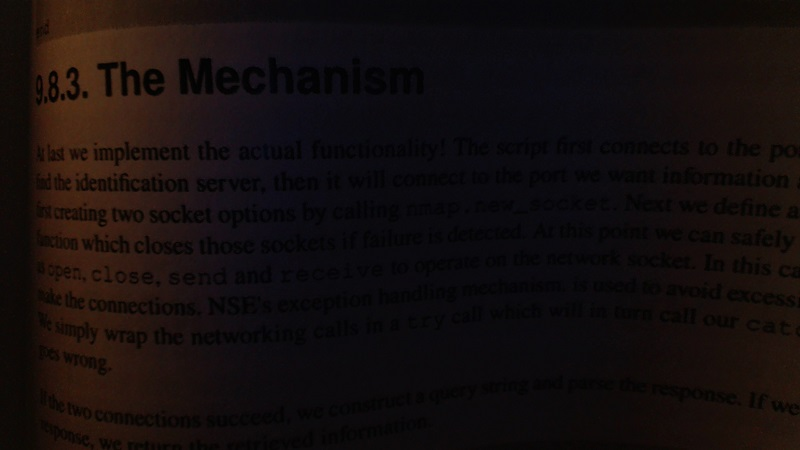
#> input picture bookpage.jpg, 800 x 450 px, given in place of the camera
$ python edge_detection.py   (older library calls are emulated)
#> lines starting #> are read from the running program, lines starting #| are printed output that depends on the picture; after the words box and inside, x2 and y2 are one past the last pixel; in counts of white or black regions, pixels touching at a corner belong together
import numpy as np
import cv2
cap=cv2.VideoCapture(0)
while True:
	_,frame=cap.read()
#> frame is the input picture: shape (450, 800, 3); mean B, G, R 13.4, 13.6, 20.3
	laplacian=cv2.Laplacian(frame,cv2.CV_64F)
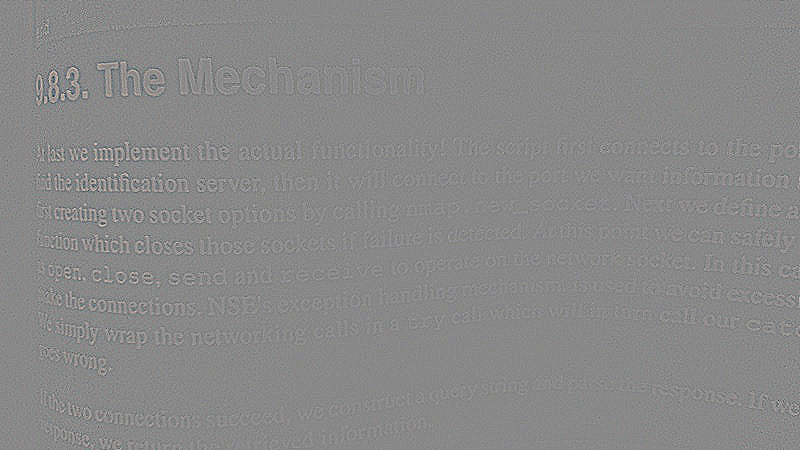
#> laplacian: shape (450, 800, 3) float64; mean B, G, R 0, 0, 0; drawn with min black and max white
	sobelx=cv2.Sobel(frame,cv2.CV_64F,1,0,ksize=5)
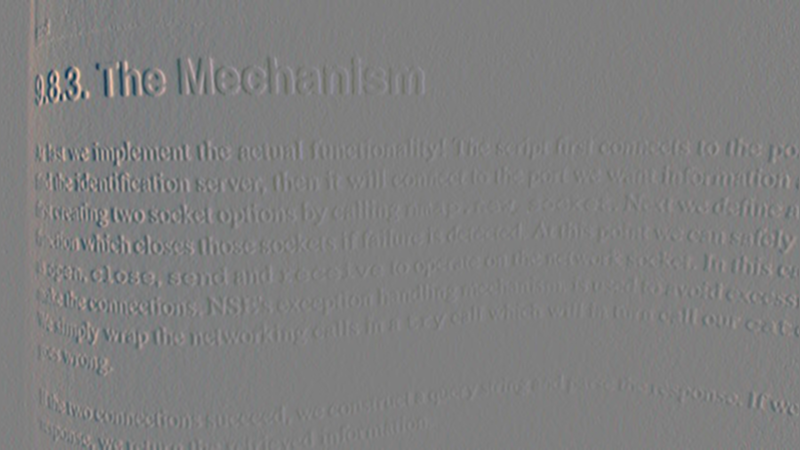
#> sobelx: shape (450, 800, 3) float64; mean B, G, R 0.8, 1.4, 2.3; drawn with min black and max white
	sobely=cv2.Sobel(frame,cv2.CV_64F,0,1,ksize=5)
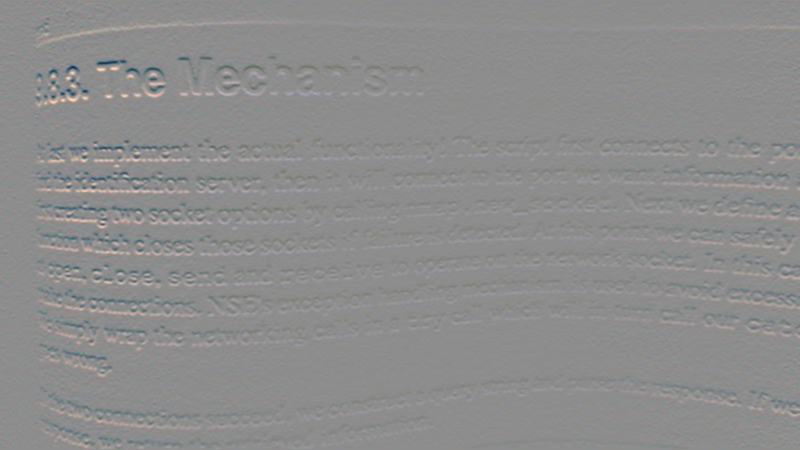
#> sobely: shape (450, 800, 3) float64; mean B, G, R -1, -0.8, -0.8; drawn with min black and max white
	edges=cv2.Canny(frame,150,150)
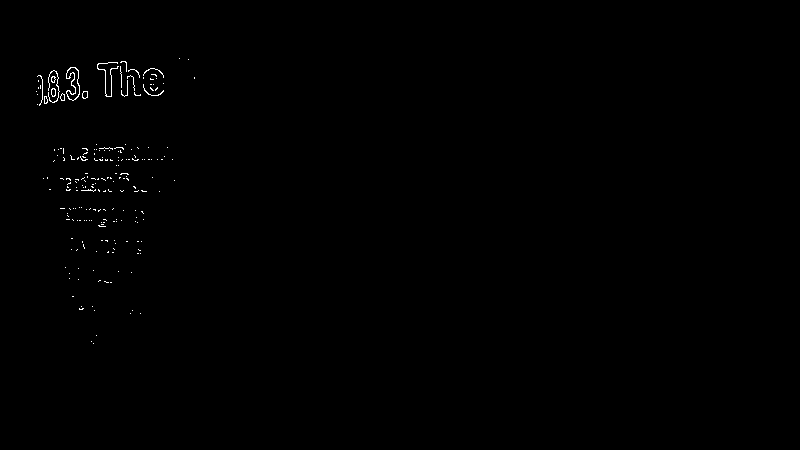
#> edges: shape (450, 800); 0.32% white in thin lines or dots, all inside (x1, y1, x2, y2) = (36, 58, 195, 344)
	cv2.imshow("original",frame)
	cv2.imshow("laplacian",laplacian)
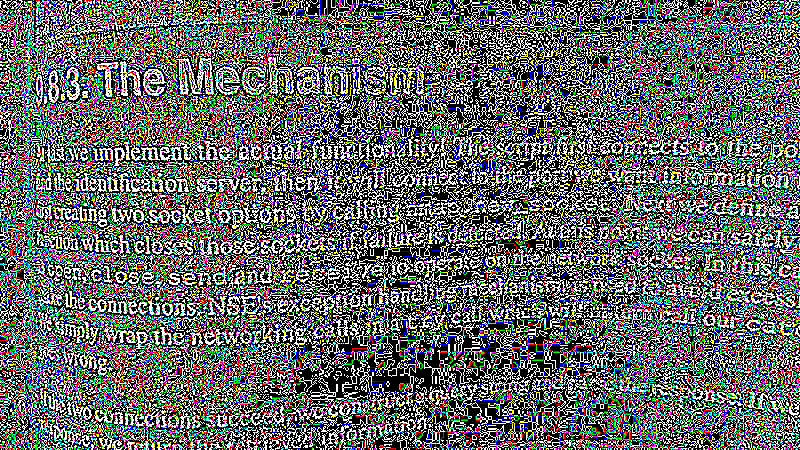
#> window 'laplacian': shape (450, 800, 3); mean B, G, R 104.5, 102.9, 103.7
	#cv2.imshow("sobelx",sobelx)
	#cv2.imshow("sobely",sobely)
	cv2.imshow("edges",edges)
	k=cv2.waitKey(5)&0xFF
#> (key Esc is pressed here)
	if k==27:
		break
cv2.destroyAllWindows()
cap.release()

$ run again, on template_matching.jpg
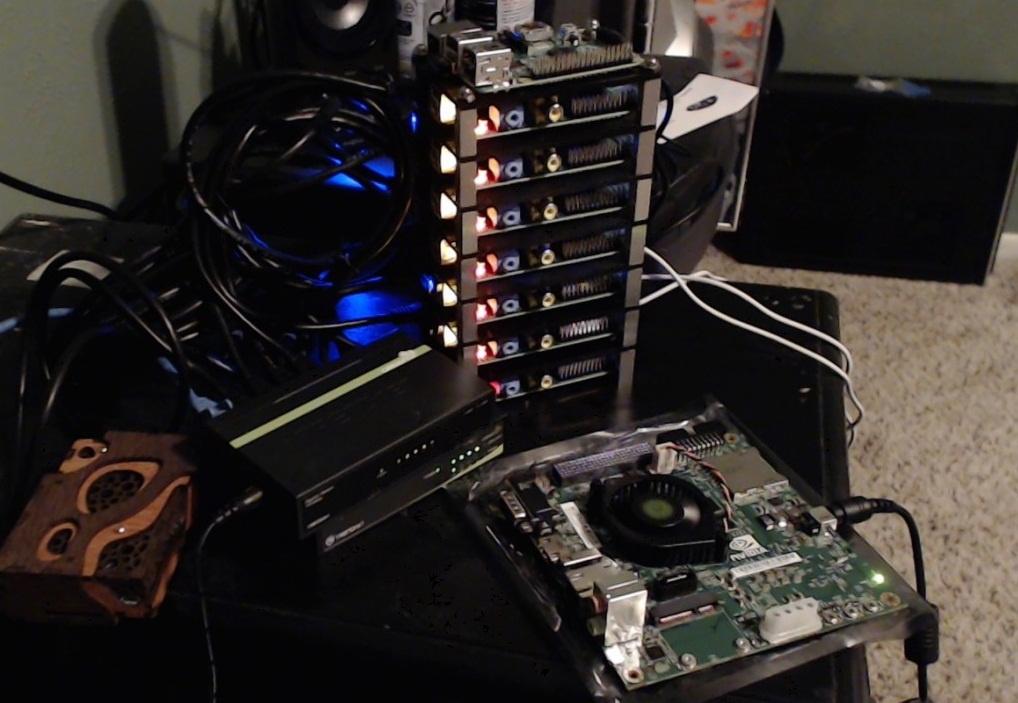
#> input picture template_matching.jpg, 1018 x 703 px, given in place of the camera
#> frame is the input picture: shape (703, 1018, 3); mean B, G, R 40.7, 43.2, 48.1
#> `edges=cv2.Canny(frame,150,150)`:
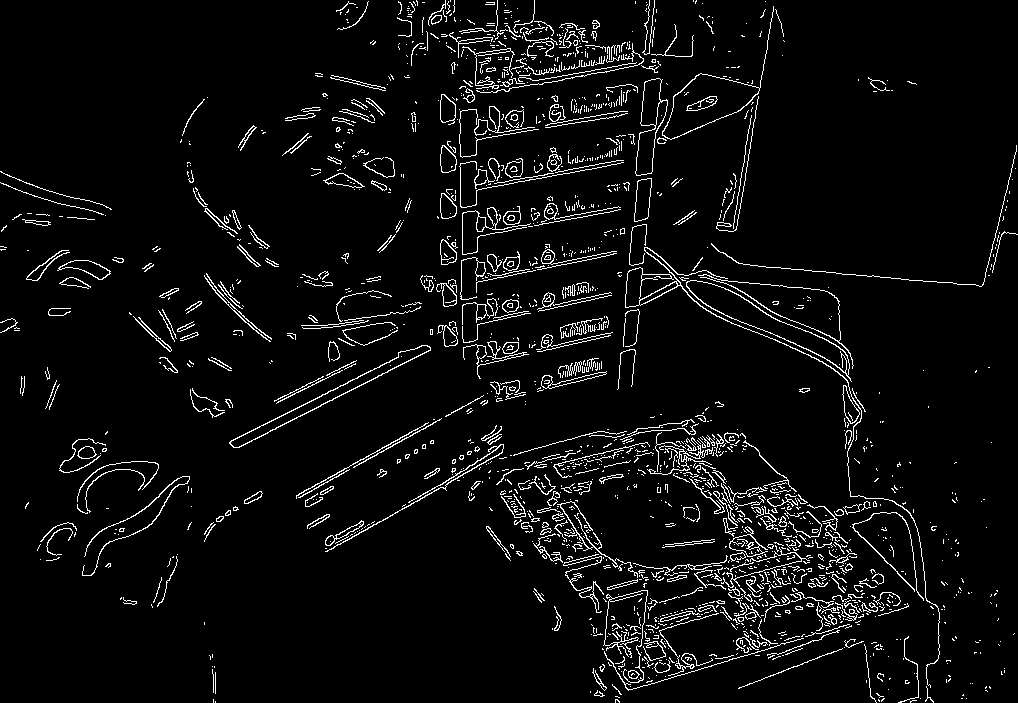
#> edges: shape (703, 1018); 5% white in thin lines or dots
#> `cv2.imshow("laplacian",laplacian)`:
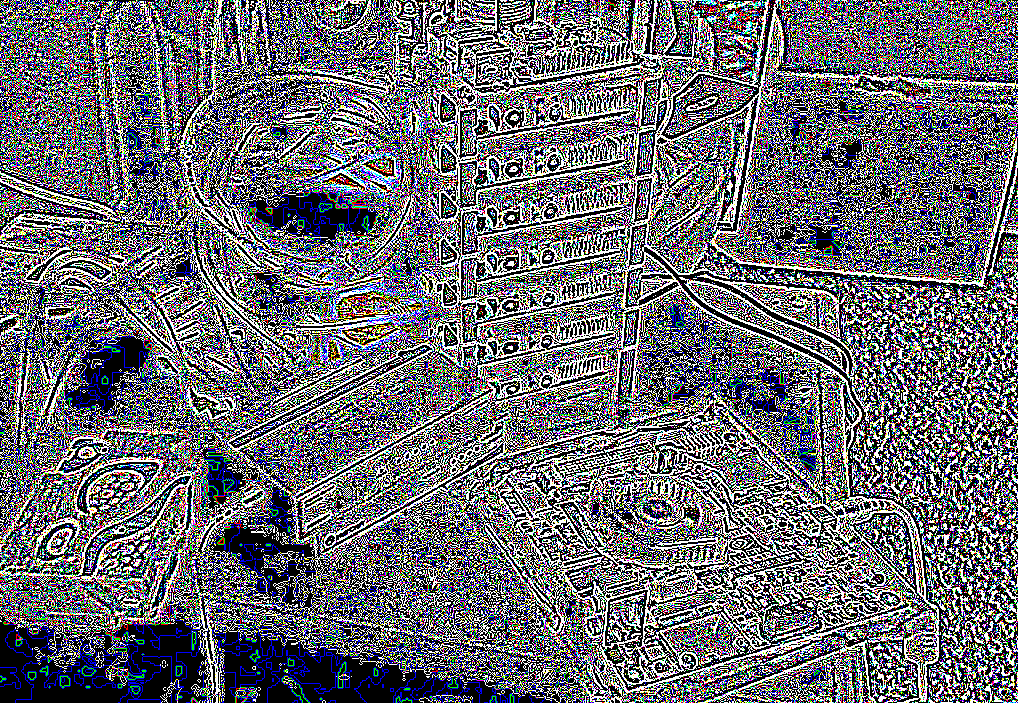
#> window 'laplacian': shape (703, 1018, 3); mean B, G, R 111.6, 106, 105.9
